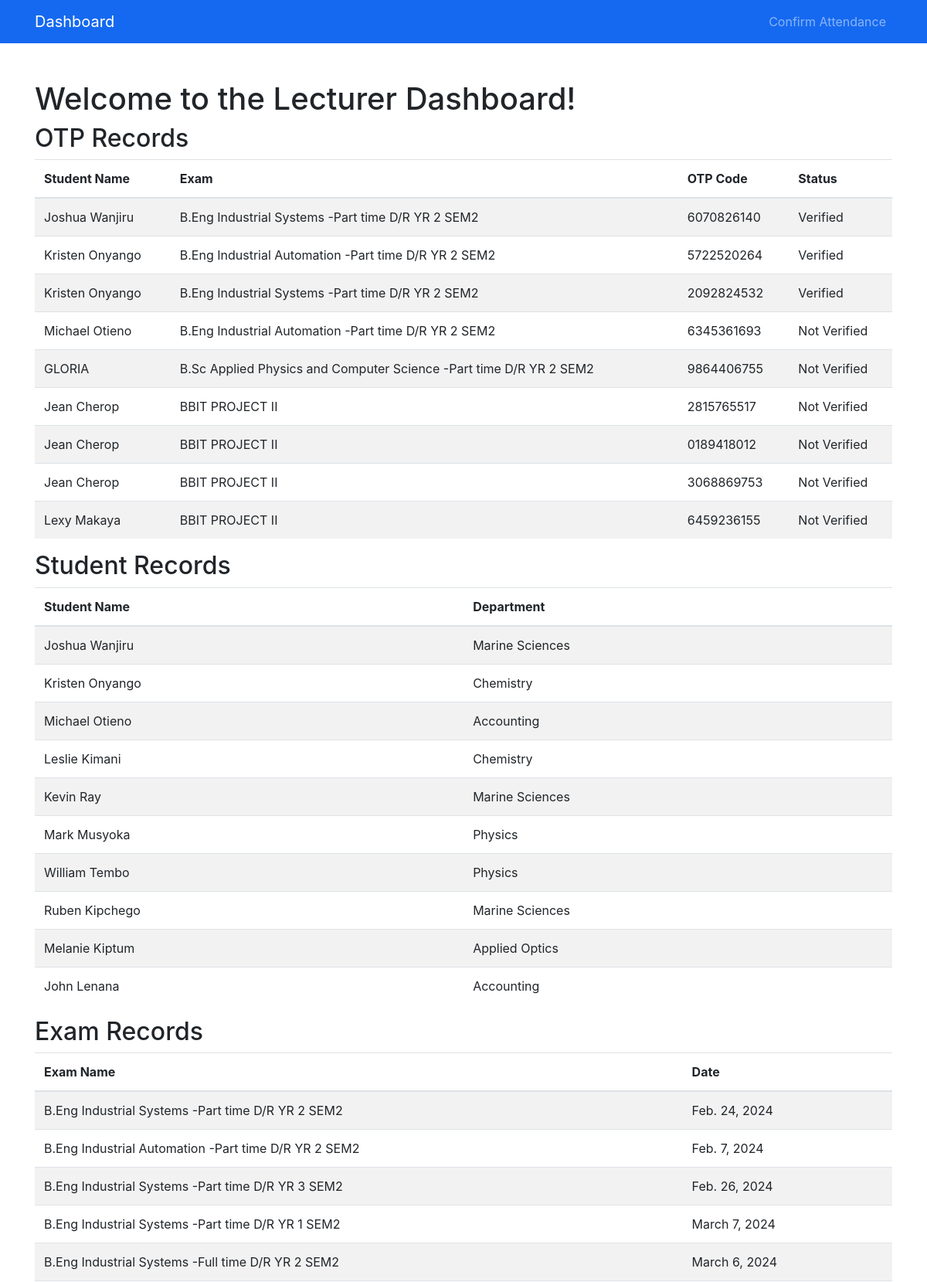
/lecturer_dashboard/ (signed in, upper part), run on the app's committed database.
### otpa/models.py (models this page shows, shortened)
class OTPRecord(models.Model):
    student = models.ForeignKey(Student, on_delete=models.CASCADE)
    exam = models.ForeignKey(Exam, on_delete=models.CASCADE)
    otp_code = models.CharField(max_length=6)
    verified = models.BooleanField(default=False)
    units = models.ManyToManyField(Unit)
    department = models.ForeignKey(Department, on_delete=models.SET_NULL, null=True)  # Add department field with null=True
    year_of_study = models.PositiveIntegerField(default=2024)

class Student(models.Model):
    user = models.OneToOneField(User, on_delete=models.CASCADE)
    student_id = models.CharField(max_length=100, unique=True)
    name = models.CharField(max_length=255)
    email = models.EmailField(unique=True)
    phone = models.CharField(max_length=15)
    date_of_birth = models.DateField(default=datetime.date.today)
    address = models.CharField(max_length=255)
    department = models.ForeignKey(Department, on_delete=models.CASCADE,  default=1)
    courses = models.ManyToManyField(Course)
    has_paid_fees = models.BooleanField(default=False)
    has_passed_semester_exams = models.BooleanField(default=False)
    phone_number = models.CharField(max_length=20)
    profile_photo = models.ImageField(upload_to='profile_photos/', null=True, blank=True)  # Profile photo field

class Exam(models.Model):
    exam_code = models.CharField(max_length=100, unique=True)
    exam_name = models.CharField(max_length=255)
    course = models.ForeignKey(Course, on_delete=models.CASCADE)
    lecturer = models.ForeignKey(Lecturer, on_delete=models.CASCADE)
    exam_units = models.ManyToManyField(Unit, related_name='exams')
    exam_date = models.DateField()

class Department(models.Model):
    name = models.CharField(max_length=100)
    code = models.CharField(max_length=10, unique=True)
    def __str__(self):
        return self.name

### otpa/views.py (the view)
# urls.py: path('lecturer_dashboard/', views.lecturer_dashboard, name='lecturer_dashboard'),
@login_required
def lecturer_dashboard(request):
	otp_records = OTPRecord.objects.all()
	fee_records = FeeRecord.objects.all()
	student_records = Student.objects.all()
	exam_records = Exam.objects.all()
	attendance_records = AttendanceRecord.objects.all()  # Fetch attendance records
	return render(request, 'lecturer_dashboard.html', {'fee_records': fee_records, 'student_records': student_records, 'exam_records': exam_records, 'otp_records': otp_records, 'attendance_records': attendance_records})

### otpa/templates/lecturer_dashboard.html (shortened to what this page needs)
<!DOCTYPE html>
<html lang="en">
<head>
    <link href="https://stackpath.bootstrapcdn.com/bootstrap/4.5.2/css/bootstrap.min.css" rel="stylesheet">
</head>
<body>
    <nav class="navbar navbar-expand-lg navbar-dark" style="background-color: #1569f0;">
        <div class="container">
            <a class="navbar-brand" href="#">Dashboard</a>
            <div class="collapse navbar-collapse" id="navbarNav">
                <ul class="navbar-nav ml-auto">
                    <li class="nav-item">
                        <a class="nav-link" href="{% url 'confirm_attendance' %}">Confirm Attendance</a>
                    </li>
                </ul>
            </div>
        </div>
    </nav>
    <div class="container mt-5">
        <h1>Welcome to the Lecturer Dashboard!</h1>
        <h2>OTP Records</h2>
        <div class="table-responsive">
            <table class="table table-striped">
                <thead>
                    <tr>
                        <th>Student Name</th>
                        <th>Exam</th>
                        <th>OTP Code</th>
                        <th>Status</th>
                    </tr>
                </thead>
                <tbody>
                    {% for otp_record in otp_records %}
                        <tr>
                            <td>{{ otp_record.student.name }}</td>
                            <td>{{ otp_record.exam.exam_name }}</td>
                            <td>{{ otp_record.otp_code }}</td>
                            <td>{% if otp_record.verified %} Verified {% else %} Not Verified {% endif %}</td>
                        </tr>
                    {% endfor %}
                </tbody>
            </table>
        </div>
        <h2>Student Records</h2>
        <div class="table-responsive">
            <table class="table table-striped">
                <thead>
                    <tr>
                        <th>Student Name</th>
                        <th>Department</th>
                    </tr>
                </thead>
                <tbody>
                    {% for student_record in student_records|slice:":10" %}
                        <tr>
                            <td>{{ student_record.name }}</td>
                            <td>{{ student_record.department }}</td>
                        </tr>
                    {% endfor %}
                </tbody>
            </table>
        </div>
        <h2>Exam Records</h2>
        <div class="table-responsive">
            <table class="table table-striped">
                <thead>
                    <tr>
                        <th>Exam Name</th>
                        <th>Date</th>
                    </tr>
                </thead>
                <tbody>
                    {% for exam_record in exam_records|slice:":10" %}
                        <tr>
                            <td>{{ exam_record.exam_name }}</td>
                            <td>{{ exam_record.exam_date }}</td>
                        </tr>
                    {% endfor %}
                </tbody>
            </table>
        </div>
    </div>
</body>
</html>

### data on the page
OTPRecord: student.name "Joshua Wanjiru", exam.exam_name "B.Eng Industrial Systems -Part time D/R YR 2 SEM2", otp_code "6070826140", verified "Verified"
OTPRecord: student.name "Kristen Onyango", exam.exam_name "B.Eng Industrial Automation -Part time D/R YR 2 SEM2", otp_code "5722520264", verified "Verified"
OTPRecord: student.name "Kristen Onyango", exam.exam_name "B.Eng Industrial Systems -Part time D/R YR 2 SEM2", otp_code "2092824532", verified "Verified"
OTPRecord: student.name "Michael Otieno", exam.exam_name "B.Eng Industrial Automation -Part time D/R YR 2 SEM2", otp_code "6345361693", verified "Not Verified"
OTPRecord: student.name "GLORIA", exam.exam_name "B.Sc Applied Physics and Computer Science -Part time D/R YR 2 SEM2", otp_code "9864406755", verified "Not Verified"
OTPRecord: student.name "Jean Cherop", exam.exam_name "BBIT PROJECT II", otp_code "2815765517", verified "Not Verified"
OTPRecord: student.name "Jean Cherop", exam.exam_name "BBIT PROJECT II", otp_code "0189418012", verified "Not Verified"
OTPRecord: student.name "Jean Cherop", exam.exam_name "BBIT PROJECT II", otp_code "3068869753", verified "Not Verified"
OTPRecord: student.name "Lexy Makaya", exam.exam_name "BBIT PROJECT II", otp_code "6459236155", verified "Not Verified"
Student: name "Joshua Wanjiru", department "Marine Sciences"
Student: name "Kristen Onyango", department "Chemistry"
Student: name "Michael Otieno", department "Accounting"
Student: name "Leslie Kimani", department "Chemistry"
Student: name "Kevin Ray", department "Marine Sciences"
Student: name "Mark Musyoka", department "Physics"
Student: name "William Tembo", department "Physics"
Student: name "Ruben Kipchego", department "Marine Sciences"
Student: name "Melanie Kiptum", department "Applied Optics"
Student: name "John Lenana", department "Accounting"
Exam: exam_name "B.Eng Industrial Systems -Part time D/R YR 2 SEM2", exam_date "Feb. 24, 2024"
Exam: exam_name "B.Eng Industrial Automation -Part time D/R YR 2 SEM2", exam_date "Feb. 7, 2024"
Exam: exam_name "B.Eng Industrial Systems -Part time D/R YR 3 SEM2", exam_date "Feb. 26, 2024"
Exam: exam_name "B.Eng Industrial Systems -Part time D/R YR 1 SEM2", exam_date "March 7, 2024"
Exam: exam_name "B.Eng Industrial Systems -Full time D/R YR 2 SEM2", exam_date "March 6, 2024"
